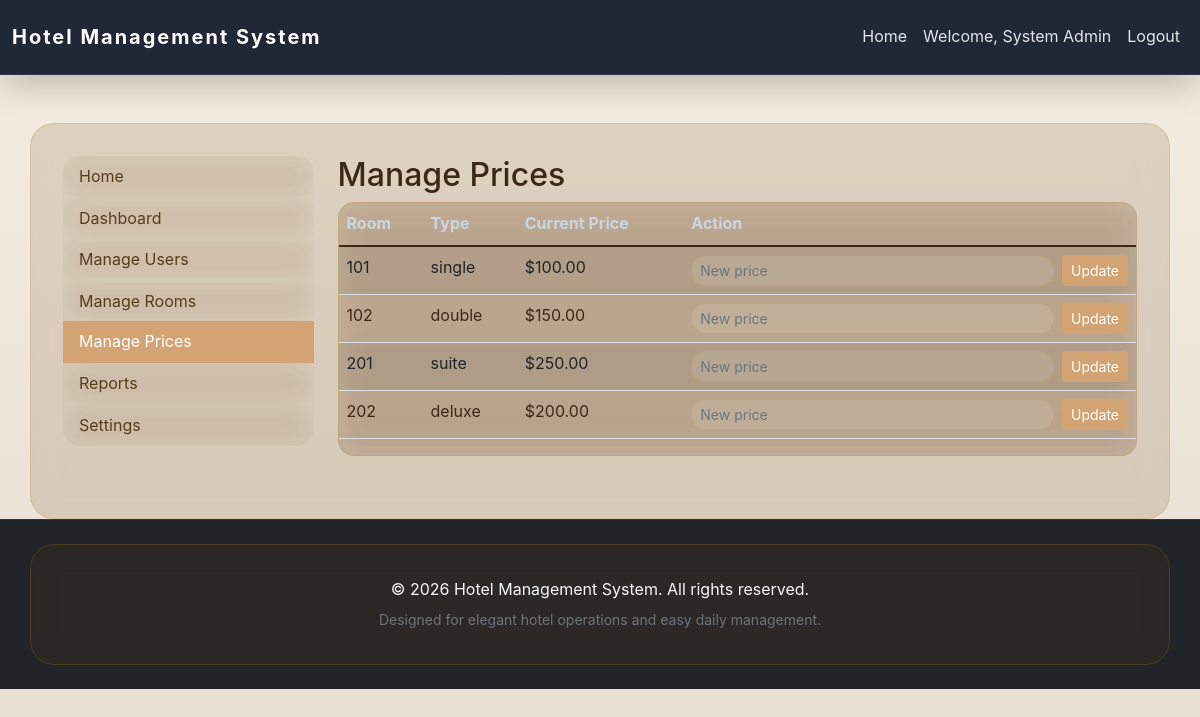
Screenshot of /admin/manage_prices.php (signed in) with the database file from the repository.
### tables this page shows
CREATE TABLE rooms (
    id INT AUTO_INCREMENT PRIMARY KEY,
    room_number VARCHAR(10) UNIQUE NOT NULL,
    room_type ENUM('single', 'double', 'suite', 'deluxe') NOT NULL,
    price DECIMAL(10,2) NOT NULL,
    status ENUM('available', 'occupied', 'cleaning', 'maintenance') DEFAULT 'available',
    description TEXT,
    created_at TIMESTAMP DEFAULT CURRENT_TIMESTAMP
);

### admin/manage_prices.php (the view, shortened to what this page needs)
<?php
require_once __DIR__ . '/../config/db.php';
$rooms = $pdo->query('SELECT * FROM rooms ORDER BY room_number ASC')->fetchAll();
?>
<?php include __DIR__ . '/../includes/header.php'; ?>
<div class="row">
    <?php include __DIR__ . '/../includes/sidebar.php'; ?>
    <div class="col-md-9">
        <h2>Manage Prices</h2>
        <div class="table-responsive"><table class="table table-striped"><thead><tr><th>Room</th><th>Type</th><th>Current Price</th><th>Action</th></tr></thead><tbody>
            <?php foreach ($rooms as $room): ?>
                <tr>
                    <td><?php echo htmlspecialchars($room['room_number']); ?></td>
                    <td><?php echo htmlspecialchars($room['room_type']); ?></td>
                    <td>$<?php echo number_format($room['price'], 2); ?></td>
                    <td>
                        <form method="post" class="d-flex gap-2">
                            <input type="number" step="0.01" class="form-control form-control-sm" name="price" placeholder="New price" required>
                            <button class="btn btn-sm btn-primary">Update</button>
                        </form>
                    </td>
                </tr>
            <?php endforeach; ?>
        </tbody></table></div>
    </div>
</div>
<?php include __DIR__ . '/../includes/footer.php'; ?>

### assets/css/style.css (style rules this page uses)
* { box-sizing: border-box; }
html { scroll-behavior: smooth; }
body { min-height: 100vh; margin: 0; background: linear-gradient(180deg, #f5ede0 0%, #e8ddd2 100%); background-size: cover; color: var(--text); font-family: "Inter", system-ui, -apple-system, BlinkMacSystemFont, "Segoe UI", sans-serif; line-height: 1.6; }
.container, .card, .table-responsive, .hero-banner, .profile-card, .list-group-item, .alert { background: var(--surface); -webkit-backdrop-filter: blur(14px); backdrop-filter: blur(14px); border: 1px solid var(--border); }
.profile-card .form-control, .profile-card .form-select, .form-control, .form-select, textarea { background: rgba(255, 255, 255, 0.10); border: 1px solid var(--border); color: #f8fafc; border-radius: 0.85rem; }
.form-control, .form-select, textarea { transition: border-color 0.2s ease, box-shadow 0.2s ease; }
.table { color: var(--text); }
.table thead th { border-bottom: 1px solid rgba(255, 255, 255, 0.12); color: #cbd5e1; }
.table-responsive { border-radius: var(--radius); overflow: hidden; }
.btn-primary { background: var(--primary); border-color: var(--primary); transition: background-color 0.2s ease, transform 0.2s ease; }

### rows the page displays
rooms: room_number "101", room_type "single", price "100.00"
rooms: room_number "102", room_type "double", price "150.00"
rooms: room_number "201", room_type "suite", price "250.00"
rooms: room_number "202", room_type "deluxe", price "200.00"

### other values shown
SITE_NAME "Hotel Management System"
$_SESSION['full_name'] "System Admin"
$label "Home Dashboard Manage Users Manage Rooms Manage Prices Reports Settings"
